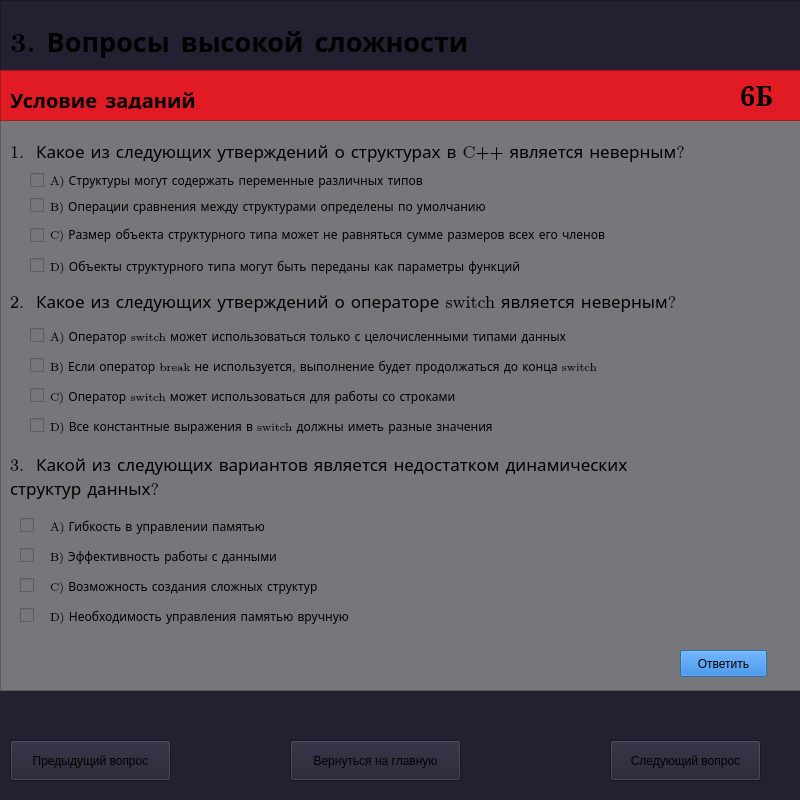
<?xml version="1.0" encoding="UTF-8"?>
<ui version="4.0">
 <class>Dialog</class>
 <widget class="QDialog" name="Dialog">
  <property name="geometry">
   <rect>
    <x>0</x>
    <y>0</y>
    <width>800</width>
    <height>800</height>
   </rect>
  </property>
  <property name="windowTitle">
   <string>Обучающая система</string>
  </property>
  <property name="styleSheet">
   <string notr="true">background-color: rgb(36, 31, 49);</string>
  </property>
  <widget class="QFrame" name="frame_4">
   <property name="geometry">
    <rect>
     <x>0</x>
     <y>0</y>
     <width>801</width>
     <height>691</height>
    </rect>
   </property>
   <property name="frameShape">
    <enum>QFrame::StyledPanel</enum>
   </property>
   <property name="frameShadow">
    <enum>QFrame::Raised</enum>
   </property>
   <widget class="QFrame" name="frame_5">
    <property name="geometry">
     <rect>
      <x>0</x>
      <y>120</y>
      <width>801</width>
      <height>571</height>
     </rect>
    </property>
    <property name="autoFillBackground">
     <bool>false</bool>
    </property>
    <property name="styleSheet">
     <string notr="true">background-color: rgb(119, 118, 123);</string>
    </property>
    <property name="frameShape">
     <enum>QFrame::StyledPanel</enum>
    </property>
    <property name="frameShadow">
     <enum>QFrame::Raised</enum>
    </property>
    <widget class="QLabel" name="label_14">
     <property name="geometry">
      <rect>
       <x>10</x>
       <y>0</y>
       <width>731</width>
       <height>61</height>
      </rect>
     </property>
     <property name="font">
      <font>
       <family>LM Roman 8</family>
       <pointsize>13</pointsize>
      </font>
     </property>
     <property name="text">
      <string>1.  Какое из следующих утверждений о структурах в C++ является неверным?</string>
     </property>
    </widget>
    <widget class="QLabel" name="label_18">
     <property name="geometry">
      <rect>
       <x>10</x>
       <y>160</y>
       <width>751</width>
       <height>41</height>
      </rect>
     </property>
     <property name="font">
      <font>
       <family>LM Roman 8</family>
       <pointsize>13</pointsize>
      </font>
     </property>
     <property name="text">
      <string>2.  Какое из следующих утверждений о операторе switch является неверным?</string>
     </property>
    </widget>
    <widget class="QPushButton" name="pushButton_6">
     <property name="geometry">
      <rect>
       <x>680</x>
       <y>530</y>
       <width>87</width>
       <height>27</height>
      </rect>
     </property>
     <property name="styleSheet">
      <string notr="true">background-color: rgb(28, 113, 216);</string>
     </property>
     <property name="text">
      <string>Ответить</string>
     </property>
    </widget>
    <widget class="QCheckBox" name="AnswerA_2">
     <property name="geometry">
      <rect>
       <x>30</x>
       <y>200</y>
       <width>20</width>
       <height>31</height>
      </rect>
     </property>
     <property name="styleSheet">
      <string notr="true">color: rgb(224, 27, 36);</string>
     </property>
     <property name="text">
      <string/>
     </property>
    </widget>
    <widget class="QCheckBox" name="AnswerC_2">
     <property name="geometry">
      <rect>
       <x>30</x>
       <y>260</y>
       <width>20</width>
       <height>31</height>
      </rect>
     </property>
     <property name="styleSheet">
      <string notr="true">color: rgb(224, 27, 36);</string>
     </property>
     <property name="text">
      <string/>
     </property>
    </widget>
    <widget class="QCheckBox" name="AnswerD_2">
     <property name="geometry">
      <rect>
       <x>30</x>
       <y>290</y>
       <width>20</width>
       <height>31</height>
      </rect>
     </property>
     <property name="styleSheet">
      <string notr="true">color: rgb(224, 27, 36);</string>
     </property>
     <property name="text">
      <string/>
     </property>
    </widget>
    <widget class="QCheckBox" name="AnswerB_2">
     <property name="geometry">
      <rect>
       <x>30</x>
       <y>230</y>
       <width>20</width>
       <height>31</height>
      </rect>
     </property>
     <property name="styleSheet">
      <string notr="true">color: rgb(224, 27, 36);</string>
     </property>
     <property name="text">
      <string/>
     </property>
    </widget>
    <widget class="QCheckBox" name="AnswerD">
     <property name="geometry">
      <rect>
       <x>30</x>
       <y>130</y>
       <width>20</width>
       <height>31</height>
      </rect>
     </property>
     <property name="styleSheet">
      <string notr="true">color: rgb(224, 27, 36);</string>
     </property>
     <property name="text">
      <string/>
     </property>
    </widget>
    <widget class="QCheckBox" name="AnswerB">
     <property name="geometry">
      <rect>
       <x>30</x>
       <y>70</y>
       <width>20</width>
       <height>31</height>
      </rect>
     </property>
     <property name="styleSheet">
      <string notr="true">color: rgb(224, 27, 36);</string>
     </property>
     <property name="text">
      <string/>
     </property>
    </widget>
    <widget class="QCheckBox" name="AnswerC">
     <property name="geometry">
      <rect>
       <x>30</x>
       <y>100</y>
       <width>20</width>
       <height>31</height>
      </rect>
     </property>
     <property name="styleSheet">
      <string notr="true">color: rgb(224, 27, 36);</string>
     </property>
     <property name="text">
      <string/>
     </property>
    </widget>
    <widget class="QCheckBox" name="AnswerA">
     <property name="geometry">
      <rect>
       <x>30</x>
       <y>50</y>
       <width>20</width>
       <height>21</height>
      </rect>
     </property>
     <property name="styleSheet">
      <string notr="true">color: rgb(224, 27, 36);</string>
     </property>
     <property name="text">
      <string/>
     </property>
    </widget>
    <widget class="QLabel" name="label_19">
     <property name="geometry">
      <rect>
       <x>10</x>
       <y>330</y>
       <width>771</width>
       <height>51</height>
      </rect>
     </property>
     <property name="font">
      <font>
       <family>LM Roman 8</family>
       <pointsize>13</pointsize>
      </font>
     </property>
     <property name="text">
      <string>3.  Какой из следующих вариантов является недостатком динамических 
структур данных?</string>
     </property>
    </widget>
    <widget class="QCheckBox" name="AnswerA_3">
     <property name="geometry">
      <rect>
       <x>20</x>
       <y>390</y>
       <width>20</width>
       <height>31</height>
      </rect>
     </property>
     <property name="styleSheet">
      <string notr="true">color: rgb(224, 27, 36);</string>
     </property>
     <property name="text">
      <string/>
     </property>
    </widget>
    <widget class="QCheckBox" name="AnswerB_3">
     <property name="geometry">
      <rect>
       <x>20</x>
       <y>420</y>
       <width>20</width>
       <height>31</height>
      </rect>
     </property>
     <property name="styleSheet">
      <string notr="true">color: rgb(224, 27, 36);</string>
     </property>
     <property name="text">
      <string/>
     </property>
    </widget>
    <widget class="QCheckBox" name="AnswerC_3">
     <property name="geometry">
      <rect>
       <x>20</x>
       <y>450</y>
       <width>20</width>
       <height>31</height>
      </rect>
     </property>
     <property name="styleSheet">
      <string notr="true">color: rgb(224, 27, 36);</string>
     </property>
     <property name="text">
      <string/>
     </property>
    </widget>
    <widget class="QCheckBox" name="AnswerD_3">
     <property name="geometry">
      <rect>
       <x>20</x>
       <y>480</y>
       <width>20</width>
       <height>31</height>
      </rect>
     </property>
     <property name="styleSheet">
      <string notr="true">color: rgb(224, 27, 36);</string>
     </property>
     <property name="text">
      <string/>
     </property>
    </widget>
    <widget class="QLabel" name="label_13">
     <property name="geometry">
      <rect>
       <x>50</x>
       <y>50</y>
       <width>511</width>
       <height>19</height>
      </rect>
     </property>
     <property name="font">
      <font>
       <family>LM Roman 8</family>
      </font>
     </property>
     <property name="text">
      <string>A) Структуры могут содержать переменные различных типов</string>
     </property>
    </widget>
    <widget class="QLabel" name="label_15">
     <property name="geometry">
      <rect>
       <x>50</x>
       <y>200</y>
       <width>691</width>
       <height>31</height>
      </rect>
     </property>
     <property name="font">
      <font>
       <family>LM Roman 8</family>
      </font>
     </property>
     <property name="text">
      <string>A) Оператор switch может использоваться только с целочисленными типами данных</string>
     </property>
    </widget>
    <widget class="QLabel" name="label_16">
     <property name="geometry">
      <rect>
       <x>50</x>
       <y>230</y>
       <width>731</width>
       <height>31</height>
      </rect>
     </property>
     <property name="font">
      <font>
       <family>LM Roman 8</family>
      </font>
     </property>
     <property name="text">
      <string>B) Если оператор break не используется, выполнение будет продолжаться до конца switch</string>
     </property>
    </widget>
    <widget class="QLabel" name="label_17">
     <property name="geometry">
      <rect>
       <x>50</x>
       <y>260</y>
       <width>541</width>
       <height>31</height>
      </rect>
     </property>
     <property name="font">
      <font>
       <family>LM Roman 8</family>
      </font>
     </property>
     <property name="text">
      <string>C) Оператор switch может использоваться для работы со строками</string>
     </property>
    </widget>
    <widget class="QLabel" name="label_20">
     <property name="geometry">
      <rect>
       <x>50</x>
       <y>290</y>
       <width>591</width>
       <height>31</height>
      </rect>
     </property>
     <property name="font">
      <font>
       <family>LM Roman 8</family>
      </font>
     </property>
     <property name="text">
      <string>D) Все константные выражения в switch должны иметь разные значения</string>
     </property>
    </widget>
    <widget class="QLabel" name="label_21">
     <property name="geometry">
      <rect>
       <x>50</x>
       <y>70</y>
       <width>581</width>
       <height>31</height>
      </rect>
     </property>
     <property name="font">
      <font>
       <family>LM Roman 8</family>
      </font>
     </property>
     <property name="text">
      <string>B) Операции сравнения между структурами определены по умолчанию</string>
     </property>
    </widget>
    <widget class="QLabel" name="label_22">
     <property name="geometry">
      <rect>
       <x>50</x>
       <y>98</y>
       <width>741</width>
       <height>31</height>
      </rect>
     </property>
     <property name="font">
      <font>
       <family>LM Roman 8</family>
      </font>
     </property>
     <property name="text">
      <string>C) Размер объекта структурного типа может не равняться сумме размеров всех его членов</string>
     </property>
    </widget>
    <widget class="QLabel" name="label_23">
     <property name="geometry">
      <rect>
       <x>50</x>
       <y>130</y>
       <width>641</width>
       <height>31</height>
      </rect>
     </property>
     <property name="font">
      <font>
       <family>LM Roman 8</family>
      </font>
     </property>
     <property name="text">
      <string>D) Объекты структурного типа могут быть переданы как параметры функций</string>
     </property>
    </widget>
    <widget class="QLabel" name="label_27">
     <property name="geometry">
      <rect>
       <x>50</x>
       <y>390</y>
       <width>291</width>
       <height>31</height>
      </rect>
     </property>
     <property name="font">
      <font>
       <family>LM Roman 8</family>
      </font>
     </property>
     <property name="text">
      <string>A) Гибкость в управлении памятью</string>
     </property>
    </widget>
    <widget class="QLabel" name="label_28">
     <property name="geometry">
      <rect>
       <x>50</x>
       <y>420</y>
       <width>311</width>
       <height>31</height>
      </rect>
     </property>
     <property name="font">
      <font>
       <family>LM Roman 8</family>
      </font>
     </property>
     <property name="text">
      <string>B) Эффективность работы с данными</string>
     </property>
    </widget>
    <widget class="QLabel" name="label_29">
     <property name="geometry">
      <rect>
       <x>50</x>
       <y>450</y>
       <width>371</width>
       <height>31</height>
      </rect>
     </property>
     <property name="font">
      <font>
       <family>LM Roman 8</family>
      </font>
     </property>
     <property name="text">
      <string>C) Возможность создания сложных структур</string>
     </property>
    </widget>
    <widget class="QLabel" name="label_30">
     <property name="geometry">
      <rect>
       <x>50</x>
       <y>480</y>
       <width>401</width>
       <height>31</height>
      </rect>
     </property>
     <property name="font">
      <font>
       <family>LM Roman 8</family>
      </font>
     </property>
     <property name="text">
      <string>D) Необходимость управления памятью вручную</string>
     </property>
    </widget>
   </widget>
   <widget class="QFrame" name="frame_6">
    <property name="geometry">
     <rect>
      <x>0</x>
      <y>70</y>
      <width>801</width>
      <height>51</height>
     </rect>
    </property>
    <property name="styleSheet">
     <string notr="true">background-color: rgb(224, 27, 36);</string>
    </property>
    <property name="frameShape">
     <enum>QFrame::StyledPanel</enum>
    </property>
    <property name="frameShadow">
     <enum>QFrame::Raised</enum>
    </property>
    <widget class="QLabel" name="label_24">
     <property name="geometry">
      <rect>
       <x>10</x>
       <y>20</y>
       <width>211</width>
       <height>19</height>
      </rect>
     </property>
     <property name="font">
      <font>
       <family>LM Roman 8</family>
       <pointsize>15</pointsize>
       <weight>75</weight>
       <bold>true</bold>
      </font>
     </property>
     <property name="text">
      <string>Условие заданий</string>
     </property>
    </widget>
    <widget class="QLabel" name="label_25">
     <property name="geometry">
      <rect>
       <x>740</x>
       <y>10</y>
       <width>66</width>
       <height>31</height>
      </rect>
     </property>
     <property name="font">
      <font>
       <family>Serif</family>
       <pointsize>20</pointsize>
       <weight>75</weight>
       <bold>true</bold>
      </font>
     </property>
     <property name="text">
      <string>6Б</string>
     </property>
    </widget>
   </widget>
   <widget class="QLabel" name="label_26">
    <property name="geometry">
     <rect>
      <x>10</x>
      <y>20</y>
      <width>501</width>
      <height>41</height>
     </rect>
    </property>
    <property name="font">
     <font>
      <family>LM Roman 8</family>
      <pointsize>20</pointsize>
      <weight>75</weight>
      <bold>true</bold>
     </font>
    </property>
    <property name="text">
     <string>3. Вопросы высокой сложности</string>
    </property>
   </widget>
  </widget>
  <widget class="QPushButton" name="pushButton_2">
   <property name="geometry">
    <rect>
     <x>10</x>
     <y>740</y>
     <width>161</width>
     <height>41</height>
    </rect>
   </property>
   <property name="text">
    <string>Предыдущий вопрос</string>
   </property>
  </widget>
  <widget class="QPushButton" name="pushButton">
   <property name="geometry">
    <rect>
     <x>290</x>
     <y>740</y>
     <width>171</width>
     <height>41</height>
    </rect>
   </property>
   <property name="text">
    <string>Вернуться на главную</string>
   </property>
  </widget>
  <widget class="QPushButton" name="pushButton_5">
   <property name="geometry">
    <rect>
     <x>610</x>
     <y>740</y>
     <width>151</width>
     <height>41</height>
    </rect>
   </property>
   <property name="text">
    <string>Следующий вопрос</string>
   </property>
  </widget>
 </widget>
 <resources/>
 <connections/>
</ui>
